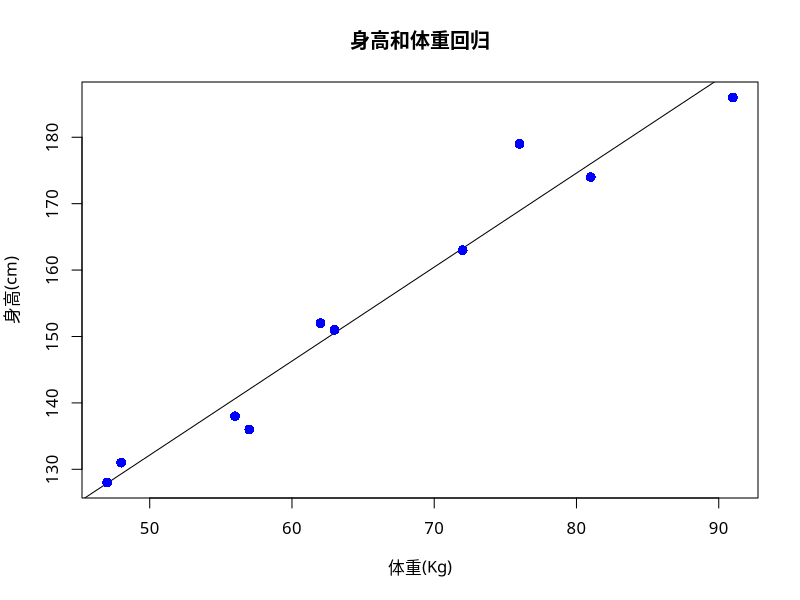
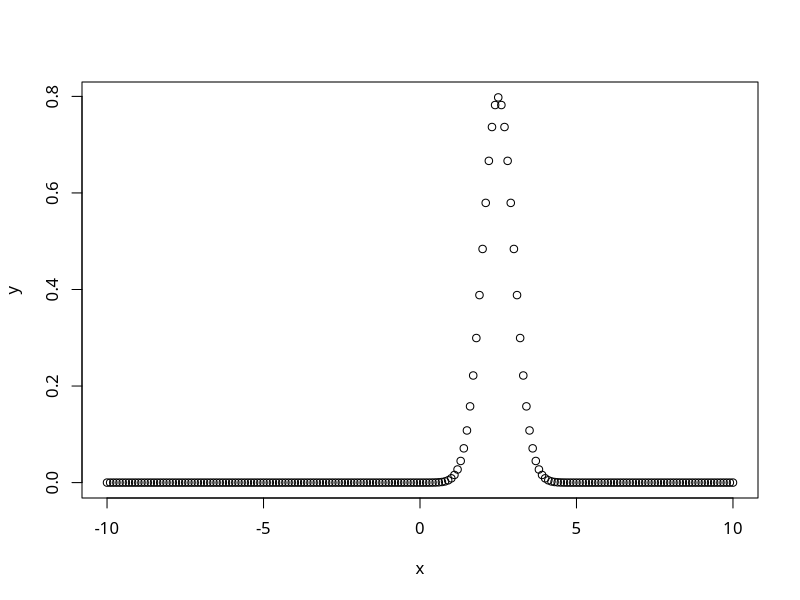
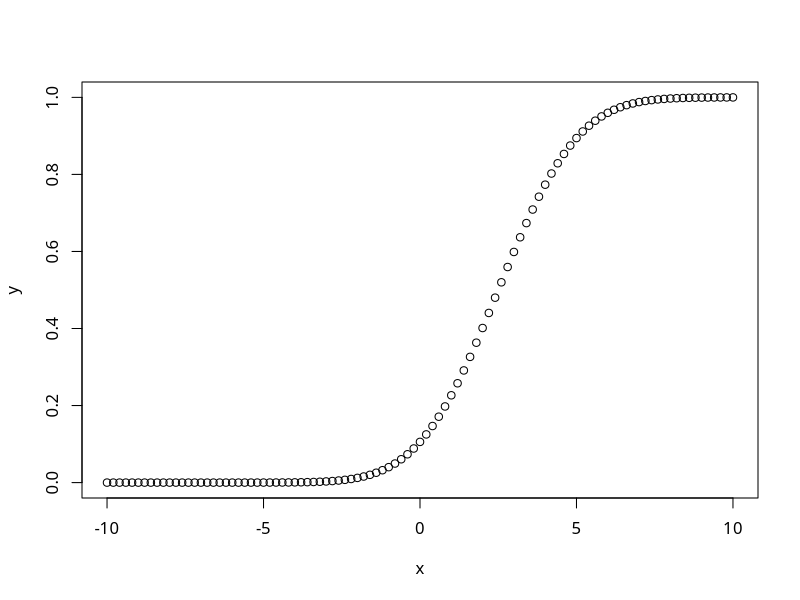
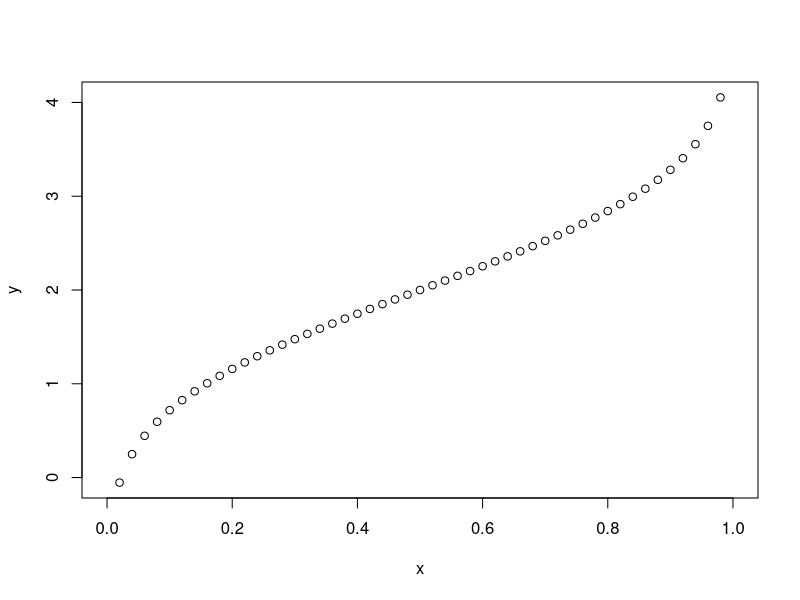
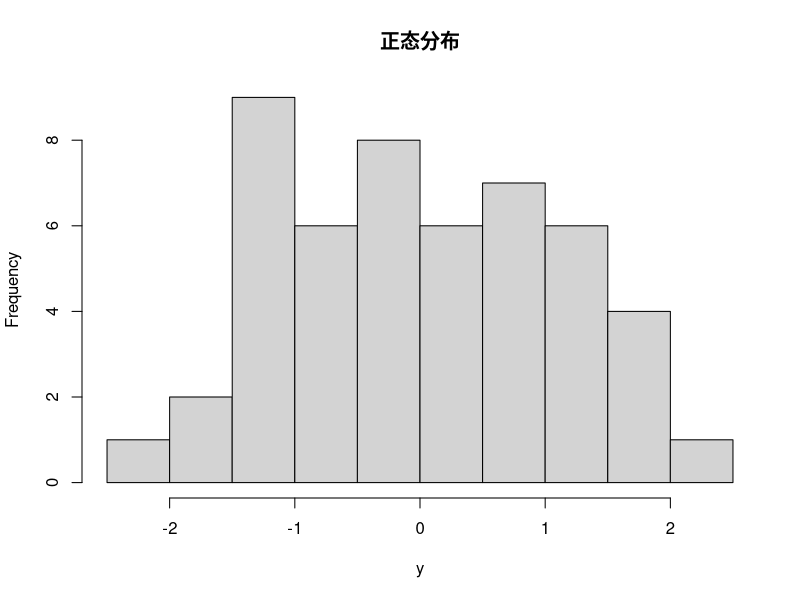
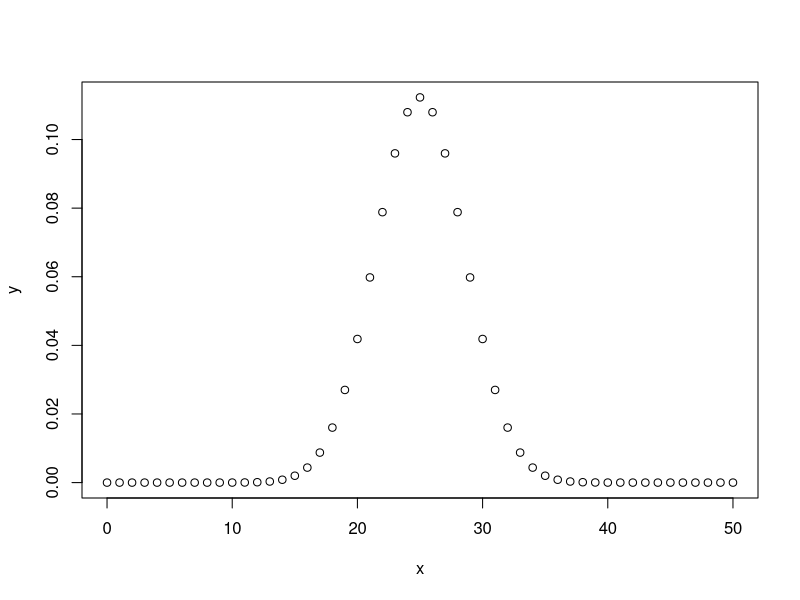
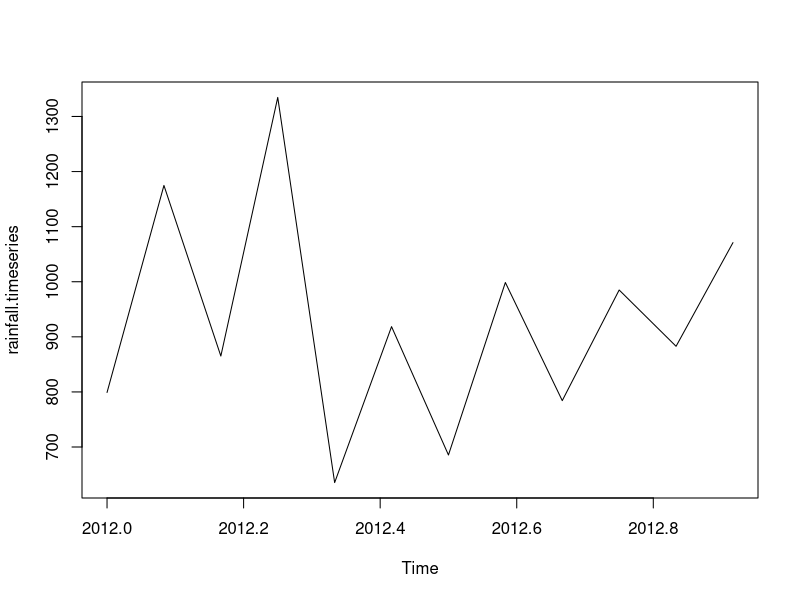
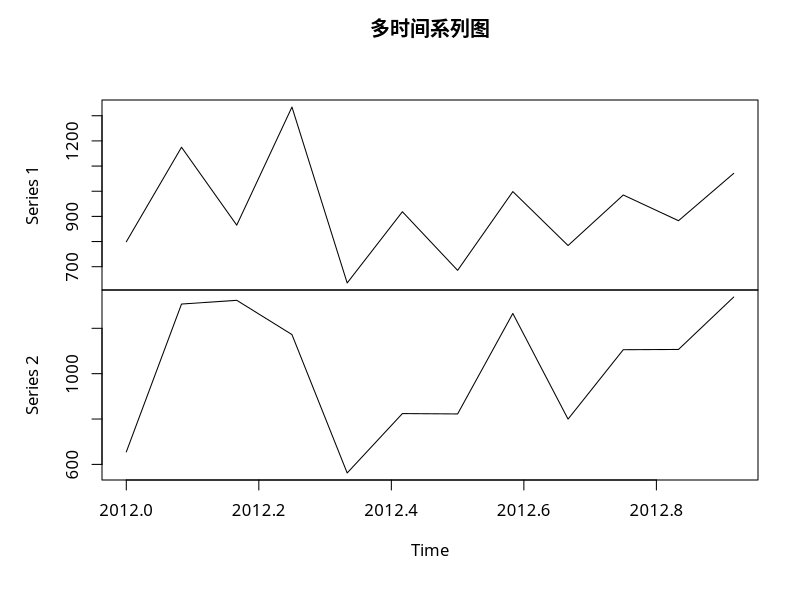

The R source for these figures, in order:
# 函数mean()用于在R中计算平均值。
# mean(x, trim = 0, na.rm = FALSE, ...)
# x - 是输入向量。
# trim - 用于从排序的向量的两端删除一些观测值。
# na.rm - 用于从输入向量中删除缺少的值。

# Create a vector. 
x <- c(17,8,6,4.12,11,8,54,-11,18,-7)

# Find Mean.
result.mean <- mean(x)
print(result.mean)

# Find Mean.
result.mean <-  mean(x,trim = 0.3)
print(result.mean)

# Create a vector. 
x <- c(12,7,3,4.2,18,2,54,-21,8,-5,NA)

# Find mean.
result.mean <-  mean(x)
print(result.mean)

# Find mean dropping NA values.
result.mean <-  mean(x,na.rm = TRUE)
print(result.mean)

# R中计算位数的基本语法是
# median(x, na.rm = FALSE)
# x - 是输入向量。
# na.rm - 用于从输入向量中删除缺少的值。
x <- c(12,7,3,4.2,18,2,54,-21,8,-5)

# Find the median.
median.result <- median(x)
print(median.result)


# Create the function.
getmode <- function(v) {
  uniqv <- unique(v)
  uniqv[which.max(tabulate(match(v, uniqv)))]
}

# Create the vector with numbers.
v <- c(2,1,2,3,1,2,3,4,1,5,5,3,2,3)

# Calculate the mode using the user function.
result <- getmode(v)
print(result)

# Create the vector with characters.
charv <- c("baidu.com","tmall.com","yiibai.com","qq.com","yiibai.com")

# Calculate the mode using the user function.
result <- getmode(charv)
print(result)

# 线性回归中lm()函数的基本语法是 
# -lm(formula,data)
# formula - 是表示x和y之间的关系的符号。
# data - 是应用公式的向量。
x <- c(151, 174, 138, 186, 128, 136, 179, 163, 152, 131)
y <- c(63, 81, 56, 91, 47, 57, 76, 72, 62, 48)

# Apply the lm() function.
relation <- lm(y~x)

print(relation)

print(summary(relation))

# 线性回归中的predict()的基本语法是 
# -predict(object, newdata)
# R以下是使用的参数的描述 
# object - 是已经使用lm()函数创建的公式。
# newdata - 是包含预测变量的新值的向量。

# Find weight of a person with height 170.
a <- data.frame(x = 170)
result <-  predict(relation,a)
print(result)

# Give the chart file a name.
png(file = "linearregression.png")

par(family='Kai')
# Plot the chart.
plot(y,x,col = "blue",main = "身高和体重回归",
     abline(lm(x~y)),cex = 1.3,pch = 16,xlab = "体重(Kg)",ylab = "身高(cm)")

# Save the file.
dev.off()


# lm()函数在多元回归中的基本语法是 
# -lm(y ~ x1+x2+x3...,data)
# R以下是使用的参数的描述 
# formula - 即：y ~ x1+x2+x3...是呈现响应变量和预测变量之间关系的符号。
# data - 是应用公式的向量。

input <- mtcars[,c("mpg","disp","hp","wt")]
print(head(input))

# Create the relationship model.
model <- lm(mpg~disp+hp+wt, data = input)

# Show the model.
print(model)

# Get the Intercept and coefficients as vector elements.
cat("# # # # The Coefficient Values # # # ","\n")

a <- coef(model)[1]
print(a)

Xdisp <- coef(model)[2]
Xhp <- coef(model)[3]
Xwt <- coef(model)[4]

print(Xdisp)
print(Xhp)
print(Xwt)

# Y = a+Xdisp.x1+Xhp.x2+Xwt.x3
# ## 或者 
# Y = 37.15+(-0.000937)*x1+(-0.0311)*x2+(-3.8008)*x3


# 逻辑回归的一般数学方程为 
# -y = 1/(1+e^-(a+b1x1+b2x2+b3x3+...))
# R以下是使用的参数的描述 
# y - 是响应变量。
# x - 是预测变量。
# a 和 b 是数字常数的系数。
# 用于创建回归模型的函数是glm()函数。

# 用于计算逻辑回归的glm()函数的基本语法是 
#  -glm(formula,data,family)
# R以下是使用的参数的描述 
# formula - 是呈现变量之间关系的符号。
# data - 是给出这些变量值的数据集
# family - 是R对象来指定模型的概述，对于逻辑回归，它的值是二项式。

input <- mtcars[,c("am","cyl","hp","wt")]

am.data = glm(formula = am ~ cyl + hp + wt, data = input, family = binomial)

print(am.data)
print(summary(am.data))

# dnorm(x, mean, sd)  给出给定平均值和标准偏差在每个点的概率分布的高度。
# pnorm(x, mean, sd)  给出正态分布随机数小于给定数值的概率。它也被称为“累积分布函数”。
# qnorm(p, mean, sd)  采用概率值，并给出其累积值与概率值匹配的数字值。
# rnorm(n, mean, sd)  用于生成分布正常的随机数，它将样本大小作为输入，并生成许多随机数。我们绘制直方图以显示生成数字的分布。
# R以下是上述函数中使用的参数的描述 
# x - 是数字的向量。
# p - 是概率向量。
# n - 是观察次数(样本量)。
# mean - 是样本数据的平均值，默认值为零。
# sd - 是标准偏差，默认值为1。

# Create a sequence of numbers between -10 and 10 incrementing by 0.1.
x <- seq(-10, 10, by = .1)

# Choose the mean as 2.5 and standard deviation as 0.5.
y <- dnorm(x, mean = 2.5, sd = 0.5)

# Give the chart file a name.
png(file = "dnorm.png")
par(family='Kai')
plot(x,y)

# Save the file.
dev.off()

# Create a sequence of numbers between -10 and 10 incrementing by 0.2.
x <- seq(-10,10,by = .2)

# Choose the mean as 2.5 and standard deviation as 2. 
y <- pnorm(x, mean = 2.5, sd = 2)

# Give the chart file a name.
png(file = "pnorm.png")
par(family='Kai')
# Plot the graph.
plot(x,y)

# Save the file.
dev.off()

# Create a sequence of probability values incrementing by 0.02.
x <- seq(0, 1, by = 0.02)

# Choose the mean as 2 and standard deviation as 3.
y <- qnorm(x, mean = 2, sd = 1)

# Give the chart file a name.
png(file = "qnorm.png")

# Plot the graph.
plot(x,y)

# Save the file.
dev.off()

# Create a sample of 50 numbers which are normally distributed.
y <- rnorm(50)

# Give the chart file a name.
png(file = "rnorm.png")

# Plot the histogram for this sample.
hist(y, main = "正态分布")

# Save the file.
dev.off()


# R具有四个内置函数来生成二项分布：
# dbinom(x, size, prob) 给出了每个点的概率密度分布
# pbinom(x, size, prob) 给出事件的累积概率，它用于表示概率的单个值。
# qbinom(p, size, prob) 采用概率值，并给出其累积值与概率值匹配的数字。
# rbinom(n, size, prob) 从给定样本生成所需数量的给定概率的随机值。

# x - 是数字的向量。
# p - 是概率向量。
# n - 是观察次数。
# size - 是试验的次数。
# prob - 是每次试验成功的概率。

x <- seq(0,50,by = 1)

# Create the binomial distribution.
y <- dbinom(x,50,0.5)

# Give the chart file a name.
png(file = "dbinom.png")

# Plot the graph for this sample.
plot(x,y)

# Save the file.
dev.off()

# Probability of getting 26 or less heads from a 51 tosses of a coin.
x <- pbinom(26,51,0.5)

print(x)

# How many heads will have a probability of 0.25 will come out when a coin is tossed 51 times.
x <- qbinom(0.25,51,1/2)

print(x)

# Find 8 random values from a sample of 150 with probability of 0.4.
x <- rbinom(8,150,.4)

print(x)

# 泊松回归的一般数学方程为 
# -log(y) = a + b1x1 + b2x2 + bnxn.....
# R以下是使用的参数的描述
# y - 是响应变量。a 和 b 是数字系数。
# x - 是预测变量。
# 用于创建泊松回归模型的函数是glm()函数。

# 实现泊松回归的glm()函数的基本语法是 
# -glm(formula,data,family)
# R以下是上述函数中使用的参数的描述
# formula - 是呈现变量之间关系的符号。
# data - 是给出这些变量值的数据集。
# family -是R对象来指定模型的细节，逻辑回归的值是“泊松”。

input <- warpbreaks
print(head(input))
output <-glm(formula = breaks ~ wool+tension, 
             data = warpbreaks, 
             family = poisson)
print(output)
print(summary(output))


input <- mtcars[,c("am","mpg","hp")]
print(head(input))

# Create the regression models.
result1 <- aov(mpg~hp*am,data = input)
result2 <- aov(mpg~hp+am,data = input)

# Compare the two models.
print(anova(result1,result2))

# 时间序列分析所使用的ts()函数的基本语法是
# -timeseries.object.name <-  ts(data, start, end, frequency)
# data - 是包含时间序列中使用的值的向量或矩阵。
# start - 以时间序列指定第一次观察的开始时间
# end - 指定时间序列中最后观察的结束时间。
# frequency - 指定每单位时间的观测次数。

# Get the data points in form of a R vector.
rainfall <- c(799,1174.8,865.1,1334.6,635.4,918.5,685.5,998.6,784.2,985,882.8,1071)

# Convert it to a time series object.
rainfall.timeseries <- ts(rainfall,start = c(2012,1),frequency = 12)

# Print the timeseries data.
print(rainfall.timeseries)

# Give the chart file a name.
png(file = "rainfall.png")

# Plot a graph of the time series.
plot(rainfall.timeseries)

# Save the file.
dev.off()

# ts()函数中的频率(frequency)参数的值决定了测量数据点的时间间隔。 值为12表示时间序列为12个月。其他值及其含义如下
# frequency= 12 - 每一个月的数据点。
# frequency= 4 - 每年四分之一的数据点。
# frequency= 6 - 每一小时10分钟的数据点。
# frequency= 24 6* - 每天10分钟的数据点。
# Get the data points in form of a R vector.
rainfall1 <- c(799,1174.8,865.1,1334.6,635.4,918.5,685.5,998.6,784.2,985,882.8,1071)
rainfall2 <- 
  c(655,1306.9,1323.4,1172.2,562.2,824,822.4,1265.5,799.6,1105.6,1106.7,1337.8)

# Convert them to a matrix.
combined.rainfall <-  matrix(c(rainfall1,rainfall2),nrow = 12)

# Convert it to a time series object.
rainfall.timeseries <- ts(combined.rainfall,start = c(2012,1),frequency = 12)

# Print the timeseries data.
print(rainfall.timeseries)

# Give the chart file a name.
png(file = "rainfall_combined.png")
par(family='Kai')
# Plot a graph of the time series.
plot(rainfall.timeseries, main = "多时间系列图")

# Save the file.
dev.off()

# 在R中创建非线性最小二乘检验的基本语法是 -nls(formula, data, start)
# R以下是使用的参数的描述 
# formula - 是包含变量和参数的非线性模型公式。
# data - 是用于评估(计算)公式中的变量的数据帧。
# start - 是起始估计的命名列表或命名数字向量。
xvalues <- c(1.6,2.1,2,2.23,3.71,3.25,3.4,3.86,1.19,2.21)
yvalues <- c(5.19,7.43,6.94,8.11,18.75,14.88,16.06,19.12,3.21,7.58)

# Give the chart file a name.
png(file = "nls.png")


# Plot these values.
plot(xvalues,yvalues)


# Take the assumed values and fit into the model.
model <- nls(yvalues ~ b1*xvalues^2+b2,start = list(b1 = 1,b2 = 3))

# Plot the chart with new data by fitting it to a prediction from 100 data points.
new.data <- data.frame(xvalues = seq(min(xvalues),max(xvalues),len = 100))
lines(new.data$xvalues,predict(model,newdata = new.data))

# Save the file.
dev.off()

# Get the sum of the squared residuals.
print(sum(resid(model)^2))

# Get the confidence intervals on the chosen values of the coefficients.
print(confint(model))

# 包“party”中包含用于创建和分析决策树的ctree()函数。
# 有编译错误
install.packages("party")
# 在R中创建决策树的基本语法是 -ctree(formula, data)
# R以下是使用的参数的描述 
# formula - 是描述预测变量和响应变量的公式。
# data - 是使用的数据集的名称。

# Load the party package. It will automatically load other dependent packages.
library("party")

# Print some records from data set readingSkills.
print(head(readingSkills))

# Create the input data frame.
input.dat <- readingSkills[c(1:105),]

# Give the chart file a name.
png(file = "decision_tree.png")

# Create the tree.
output.tree <- ctree(
  nativeSpeaker ~ age + shoeSize + score, 
  data = input.dat)

# Plot the tree.
plot(output.tree)

# Save the file.
dev.off()

install.packages("randomForest")
# 在R中创建随机林的基本语法是 
# -randomForest(formula, data)
# R以下是使用的参数的描述
# formula - 是描述预测变量和响应变量的公式。
# data - 是使用的数据集的名称。

library("randomForest")
# Create the forest.
output.forest <- randomForest(nativeSpeaker ~ age + shoeSize + score, 
                              data = readingSkills)

# View the forest results.
print(output.forest) 

# Importance of each predictor.
print(importance(output.forest,type = 2))

install.packages("survival")

# 在R中创建生存分析的基本语法是 
# Surv(time,event)
# survfit(formula)
# R以下是使用的参数的描述 
# time - 是直到事件发生的后续时间。
# event - 表示预期事件发生的状态。
# formula - 是预测变量之间的关系。
# Load the library.
library("survival")

# Print first few rows.
print(head(pbc))

# Create the survival object. 
survfit(Surv(pbc$time,pbc$status == 2)~1)

# Give the chart file a name.
png(file = "survival.png")

# Plot the graph. 
plot(survfit(Surv(pbc$time,pbc$status == 2)~1))

# Save the file.
dev.off()

# 在R中创建卡方检验的基本语法是
# -chisq.test(data)
# R以下是使用的参数的描述 --data - 是表中包含观察值中变量计数值的数据。
library("MASS")
print(str(Cars93))

# Create a data frame from the main data set.
car.data <- data.frame(Cars93$AirBags, Cars93$Type)

# Create a table with the needed variables.
car.data = table(Cars93$AirBags, Cars93$Type) 
print(car.data)

# Perform the Chi-Square test.
print(chisq.test(car.data))
